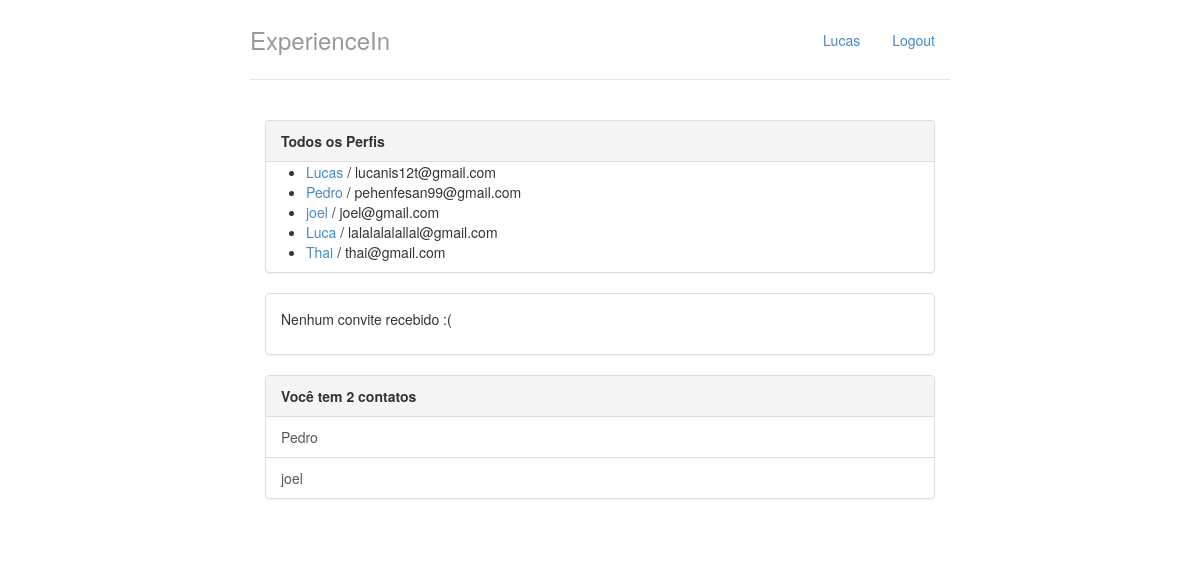
The app's page / (signed in) with its own data.
### perfis/models.py (models this page shows, shortened)
class Perfil(models.Model):
    nome = models.CharField(max_length=255, null=False)
    telefone = models.CharField(max_length=255, null=False)
    nome_empresa = models.CharField(max_length=255, null=False)
    contatos = models.ManyToManyField('self')
    usuario = models.OneToOneField(
        User, on_delete=models.CASCADE, related_name="perfil")
    @property
    def email(self):
        return self.usuario.email

### perfis/views.py (the view)
# urls.py: path('', views.index, name='index'),
@login_required
def index(request):
    return render(request, 'index.html', {'perfis': Perfil.objects.all(), 'perfil_logado': get_perfil_logado(request)})

### perfis/views.py (called while the page is built)
@login_required
def get_perfil_logado(request):
    return request.user.perfil

### perfis/templates/index.html (shortened to what this page needs)
{% extends "base.html" %}
{% block body %}
<div class="col-lg-12">
    <div class="panel panel-default">
        <div class="panel-heading">
            <strong>Todos os Perfis</strong>
        </div>
        {% if perfis %}
        <ul>
            {% for perfil in perfis %}
            <li>
                <a href="{% url 'exibir' perfil.id%}">{{ perfil.nome }}</a> / {{ perfil.email }}
            </li>
            {% endfor %}
        </ul>
        {% else %}
        <p>Nenhum Perfil encontrado</p>
        {% endif %}
    </div>
    <div class="panel panel-default">
        {% with total_de_convites=perfil_logado.convites_recebidos.count %}
        {% if total_de_convites %}
        <div class="panel-heading">
            <strong>Você tem {{ total_de_convites }} convite{{ total_de_convites|pluralize }} aguardando
                aprovação</strong>
        </div>
        <ul class="list-group">
            {% for convite in perfil_logado.convites_recebidos.all %}
            <li class="list-group-item">
                {{ convite.solicitante.nome }}
                <a href="{% url 'aceitar' convite.id %}" class="pull-right">aceitar</a>
            </li>
            {% endfor %}
        </ul>
        {% else %}
        <div class="panel-body">
            <p>Nenhum convite recebido :(</p>
        </div>
        {% endif %}
        {% endwith %}
    </div>
    <div class="panel panel-default">
        {% with total_de_contatos=perfil_logado.contatos.count %}
        {% if total_de_contatos %}
        <div class="panel-heading">
            <strong>Você tem {{total_de_contatos}} contato{{ total_de_contatos|pluralize }}</strong>
        </div>
        <ul class="list-group">
            {% for contato in perfil_logado.contatos.all %}
            <a href="{% url 'exibir' contato.id %}" class="list-group-item">{{ contato.nome }}</a>
            {% endfor %}
        </ul>
        {% else %}
        <div class="panel-body">
            <p>Você não possui contatos no momento :(</p>
        </div>
        {% endif %}
        {% endwith %}
    </div>
</div>
{% endblock %}
<!--{% load staticfiles %}

### perfis/templates/base.html (shortened to what this page needs)
{% load staticfiles %}
<!DOCTYPE html>
<html lang="pt">
<head>
    <link href={% static "styles/bootstrap.css" %} rel="stylesheet">
    <link href={% static "styles/main.css" %} rel="stylesheet">
</head>
<body>
    <div class="container">
        <div class="header">
            <ul class="nav nav-pills pull-right">
                <li class=""><a href="{% url 'index' %}">{{perfil_logado.nome}}</a></li>
                <li class=""><a href="/logout/">Logout</a></li>
            </ul>
            <h3 class="text-muted">ExperienceIn</h3>
        </div>
        <div class="row content">
            {% block body %}
            {% endblock %}
        </div>
    </div>
</body>
</html>

### perfis/static/styles/main.css (style rules this page uses)
body { padding-top: 20px; padding-bottom: 20px; }
.header, .content, .footer { padding-left: 15px; padding-right: 15px; }
.header { border-bottom: 1px solid #e5e5e5; }
.header h3 { margin-top: 0; margin-bottom: 0; line-height: 40px; padding-bottom: 19px; }
@media (min-width: 768px) { .container { max-width: 730px; } }
.content { margin: 40px 0; }
@media screen and (min-width: 768px) { .header, .content, .footer { padding-left: 0; padding-right: 0; } }
@media screen and (min-width: 768px) { .header { margin-bottom: 30px; } }

### records on screen
Perfil: nome "Lucas", email "lucanis12t@gmail.com"
Perfil: nome "Pedro", email "pehenfesan99@gmail.com"
Perfil: nome "joel", email "joel@gmail.com"
Perfil: nome "Luca", email "lalalalalallal@gmail.com"
Perfil: nome "Thai", email "thai@gmail.com"

### other values on screen
{{ total_de_contatos }} "2"
